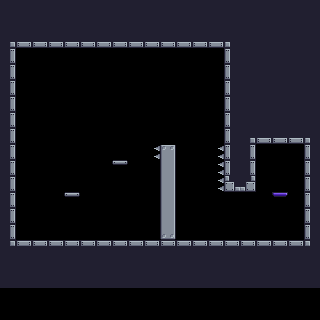

This game map was drawn from its Tiled (.tmx) file and the tilesets committed beside it. A one-line description and the full map source follow:
An orthogonal 20x20 tile map with 16x16 px tiles, 1 tile layer (Tile Layer 1) and 2 objects (player_spawn, goal).

<map version="1.2" tiledversion="1.3.3" orientation="orthogonal" renderorder="right-down" width="20" height="20" tilewidth="16" tileheight="16" infinite="0" nextlayerid="3" nextobjectid="5">
 <tileset firstgid="1" source="main_tileset.tsx" />
 <layer id="1" name="Tile Layer 1" width="20" height="20">
  <data encoding="csv">
212,212,212,212,212,212,212,212,212,212,212,212,212,212,212,212,212,212,212,212,
212,212,212,212,212,212,212,212,212,212,212,212,212,212,212,212,212,212,212,212,
184,242,242,242,242,242,242,242,242,242,242,242,242,242,185,212,212,212,212,212,
213,0,0,0,0,0,0,0,0,0,0,0,0,0,211,212,212,212,212,212,
213,0,0,0,0,0,0,0,0,0,0,0,0,0,211,212,212,212,212,212,
213,0,0,0,0,0,0,0,0,0,0,0,0,0,211,212,212,212,212,212,
213,0,0,0,0,0,0,0,0,0,0,0,0,0,211,212,212,212,212,212,
213,0,0,0,0,0,0,0,0,0,0,0,0,0,211,212,212,212,212,212,
213,0,0,0,0,0,0,0,0,0,0,0,0,0,211,184,242,242,242,185,
213,0,0,0,0,0,0,0,0,1610612773,96,0,0,1610612773,211,213,0,0,0,211,
213,0,0,0,0,0,0,35,0,0,97,0,0,1610612773,211,213,0,0,0,211,
213,0,0,0,0,0,0,0,0,0,97,0,0,1610612773,241,243,0,0,0,211,
213,0,0,0,35,0,0,0,0,0,97,0,0,0,0,0,0,36,0,211,
213,0,0,0,0,0,0,0,0,0,97,0,0,0,0,0,0,0,0,211,
213,0,0,0,0,0,0,0,0,0,126,0,0,0,0,0,0,0,0,211,
214,182,182,182,182,182,182,182,182,182,182,182,182,182,182,182,182,182,182,215,
212,212,212,212,212,212,212,212,212,212,212,212,212,212,212,212,212,212,212,212,
212,212,212,212,212,212,212,212,212,212,212,212,212,212,212,212,212,212,212,212,
0,0,0,0,0,0,0,0,0,0,0,0,0,0,0,0,0,0,0,0,
0,0,0,0,0,0,0,0,0,0,0,0,0,0,0,0,0,0,0,0
</data>
 </layer>
 <objectgroup id="2" name="Object Layer 1">
  <object id="2" name="player_spawn" x="32" y="208" width="16" height="32" />
  <object id="4" name="goal" x="272" y="176" width="16" height="16" />
 </objectgroup>
</map>
